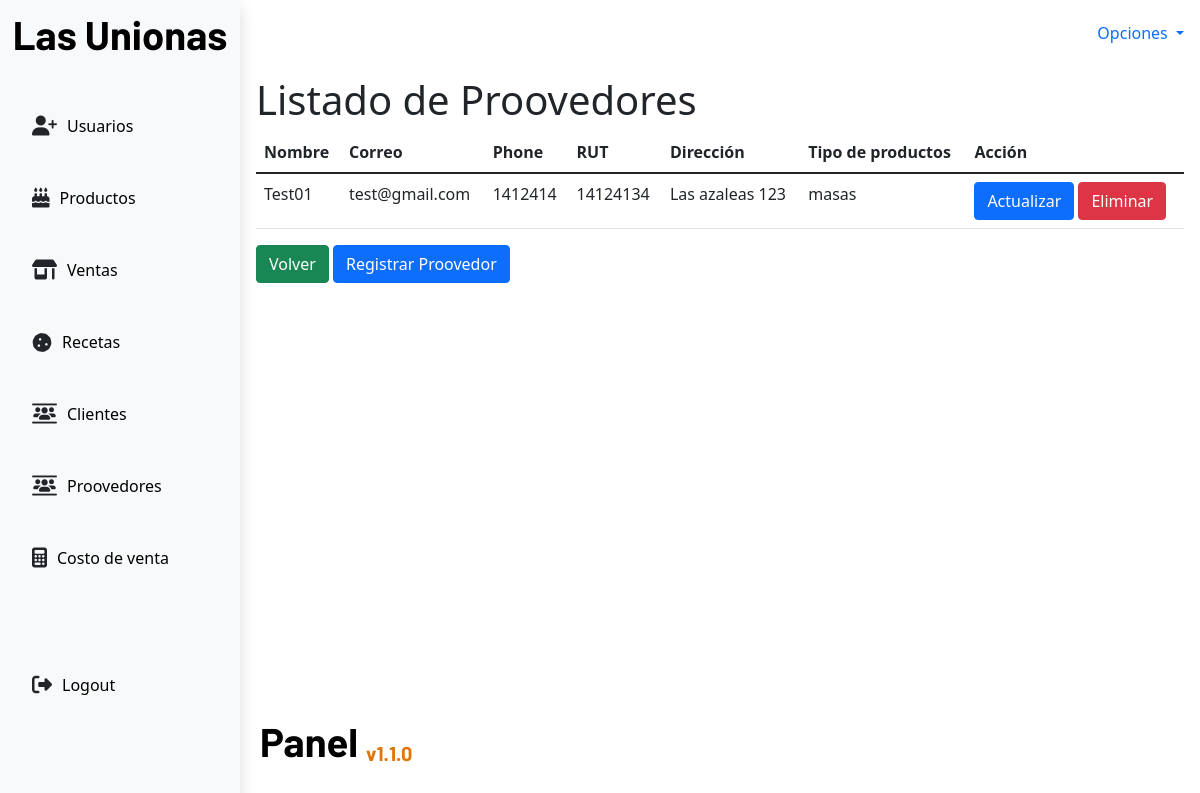
Screenshot of /suppliers/ with the database file from the repository.
### app/models.py (models this page shows)
class Suppliers(models.Model):
    name = models.CharField(max_length=60,null=False)
    email = models.EmailField(max_length=60,null=False)
    phone = models.CharField(max_length=20,null=True)
    rut = models.CharField(max_length=15,null=False)
    address = models.CharField(max_length=200,null=False)
    products = models.CharField(max_length=200,null=False)

### app/views.py (the view)
# urls.py: path('suppliers/',views.suppliersTable,name="suppliersTable"),
def suppliersTable(request):
    if request.method == 'GET':
        suppliersList = Suppliers.objects.all()
        return render(request,'suppliers/suppliersTable.html',{
            'suppliers':suppliersList
        })

### app/templates/suppliers/suppliersTable.html
{%extends 'base.html'%}
{% block content %}
<div>
    <h1>Listado de Proovedores</h1>
</div>
<div>
    <table class="table">
        <thead>
            <tr>
                <th>Nombre</th>
                <th>Correo</th>
                <th>Phone</th>
                <th>RUT</th>
                <th>Dirección</th>
                <th>Tipo de productos</th>
                <th>Acción</th>
            </tr>
        </thead>
        <tbody>
            {%for supplier in suppliers%}
            <tr>
                <td>{{supplier.name}}</td>
                <td>{{supplier.email}}</td>
                <td>{{supplier.phone}}</td>
                <td>{{supplier.rut}}</td>
                <td>{{supplier.address}}</td>
                <td>{{supplier.products}}</td>
                <td>
                    <a class="btn btn-primary" href="{%url 'updateSuppliers' supplier.id%}">Actualizar</a>
                    <a class="btn btn-danger" href="{%url 'deleteSuppliers' supplier.id%}">Eliminar</a>
                </td>
            </tr>
            {%endfor%}
        </tbody>
    </table>
</div>
<div>
    <a class="btn btn-success" href="{%url 'home'%}">Volver</a>
    <a class="btn btn-primary" href="{%url 'createSuppliers'%}">Registrar Proovedor</a>
</div>
{% endblock content %}

### app/static/css/panel.css (style rules this page uses)
:root { --titles: "Barlow", sans-serif; --primary: #1ea4a2; --primary: #1ea4a2; --light: #eef0f4; --grey: #fafafa; --black: #06070a; --blackclaire: #1d2125; --oceanBlue: #172d4f; }
* { box-sizing: border-box; margin: 0; padding: 0; }
html, body { min-height: 100%; height: 100%; }

### rows the page displays
Suppliers: name "Test01", email "test@gmail.com", phone "1412414", rut "14124134", address "Las azaleas 123", products "masas"
